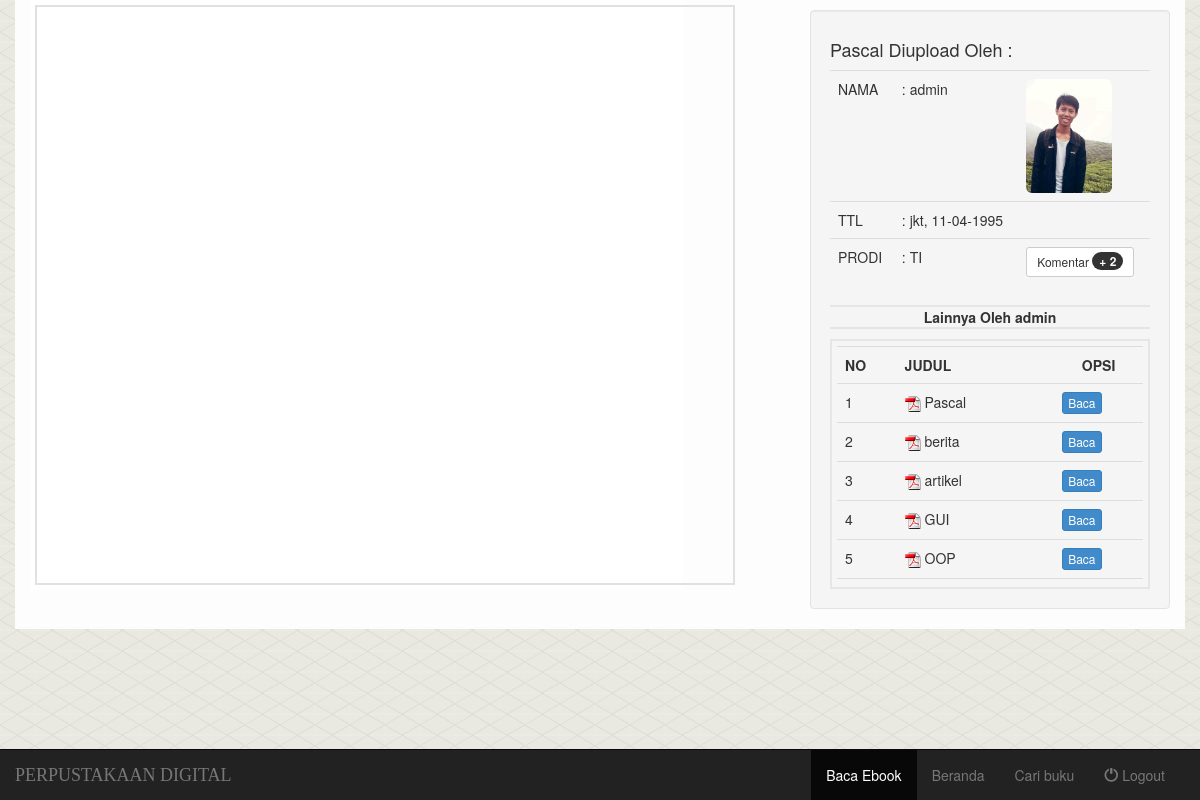
Page /user/bacaebookn.php?id=50 on the committed database.
### tables this page shows
CREATE TABLE `tb_file` (
  `id_file` int(11) NOT NULL AUTO_INCREMENT,
  `id_user` int(11) NOT NULL,
  `judul_file` varchar(35) NOT NULL,
  `kategori` text NOT NULL,
  `isi_file` text NOT NULL,
  `deskripsi` text NOT NULL,
  `tgl_upload` datetime NOT NULL,
  PRIMARY KEY (`id_file`)
);

CREATE TABLE `tb_user` (
  `id_user` int(11) NOT NULL AUTO_INCREMENT,
  `level` int(2) NOT NULL,
  `nama` varchar(30) NOT NULL,
  `npm` varchar(12) NOT NULL,
  `tempat` text NOT NULL,
  `tgl` text NOT NULL,
  `fakultas` text NOT NULL,
  `prodi` text NOT NULL,
  `jenis_kelamin` enum('L','P') NOT NULL,
  `syarat` enum('Y') NOT NULL,
  `foto` text NOT NULL,
  PRIMARY KEY (`id_user`)
);

CREATE TABLE `tb_foto` (
  `id_foto` int(11) NOT NULL AUTO_INCREMENT,
  `id_user` int(11) NOT NULL,
  `foto` text NOT NULL,
  PRIMARY KEY (`id_foto`)
);

### user/bacaebookn.php (the view, shortened to what this page needs)
<?php
$query = "select * from tb_file where id_file = '$_GET[id]'";
$a = mysql_query($query);
while($data = mysql_fetch_array($a)){
$idnyaf = $data['id_file'];
$lokasi = "../ebook/".$data['isi_file'];
?>
<!DOCTYPE html PUBLIC "-//W3C//DTD XHTML 1.0 Transitional//EN" "http://www.w3.org/TR/xhtml1/DTD/xhtml1-transitional.dtd">
<html xmlns="http://www.w3.org/1999/xhtml">
<head>
<link rel="stylesheet" href="../pengaturan/css/bootstrap.min.css" />
</head>
<body>
<div class="container" style="background:#fdfdfd">
<div class="row">
        	<div class="col-md-7">
            <div class="putih">
            <iframe id="ebooknya" src="<?php echo $lokasi ?>"></iframe>
            </div>
            </div>
            <div class="col-md-4" style="float:right">
            <?php
$idnya = $data['id_user'];
$cari_user = "SELECT * FROM tb_user WHERE id_user = '$idnya'";
$ambil = mysql_query($cari_user);
while ($usernya = mysql_fetch_array($ambil)) {
$id = $usernya['id_user'];
$nama = $usernya['nama'];
$ttl = $usernya['tempat'].', '.$usernya['tgl'];
$jurusan = $usernya['prodi'];?>
<div>
<div class="well" style="margin-top:10px;">
<h4><?php echo $data['judul_file']; ?> Diupload Oleh :</h4>
	<table width="600" border="0" class="table table-responsive">
  <tr>
    <td>NAMA </td>
    <td>:&nbsp;<?php echo $nama ?></td>
    <?php
$carifoto = "SELECT * FROM tb_foto where id_user = '$id'";
$ambilfoto = mysql_query($carifoto);
while($fotonya = mysql_fetch_array($ambilfoto)){
$lokasi_foto = "../foto/".$fotonya['foto'];
	?>
    <td><img class="img-responsive img-rounded" style="height:114px;width:86px;"src="<?php echo $lokasi_foto ?>" alt="<?php echo $nama ?>"><?php } ?></td>
  </tr>
  <tr>
    <td>TTL </td>
    <td>:&nbsp;<?php echo $ttl ?></td>
    <td>&nbsp;</td>
  </tr>
  <tr>
    <td>PRODI </td>
    <td>:&nbsp;<?php echo $jurusan ?></td>
    <td><button type="button" data-toggle="modal" data-target="#komentar" class=" btn btn-default btn-sm">Komentar <span class="badge">+ <?php $r = "SELECT * FROM tb_komentar WHERE id_file = '$idnyaf'"; $ha = mysql_query($r); $itunganya = mysql_num_rows($ha); echo $itunganya; ?></span></button></td>
  </tr>
</table>
	<div class="serupa" style="border-top:2px solid #e5e5e5">
    <center><strong><p style="border-bottom:2px solid #e5e5e5">Lainnya Oleh <?php echo $nama ?></p></strong></center>
    <div style="border:2px solid #e5e5e5;padding:5px;" id="scrol">
    <table class=" table table-responsive table-hover">
    <tr style="font-weight:bold"><td>NO</td><td>JUDUL</td><td colspan="2"><center>OPSI</center></td></tr>
	<?php
	$serupa = "SELECT * FROM tb_file WHERE id_user = '$data[id_user]' order by id_file desc";
	$ambilserupa = mysql_query($serupa);
	$nomoru=1;
	while($ini = mysql_fetch_array($ambilserupa)){
	echo '<tr><td>'.$nomoru++.'</td><td><img src="../pengaturan/img/pdf.gif"> '.$ini['judul_file'].'</td><td><a href="../aksi/bacaebookn.php?id='.$ini['id_file'].'"><button class ="btn btn-primary btn-xs">Baca</button></a></td></tr>';
	}
	?>
    </table>
    </div>
    </div>
</div>
</div>
</div>
</div>
<div class="nav navbar navbar-fixed-bottom navbar-inverse">
<div class="navbar-header">
<a class="navbar-brand" href="#" style="font-family:'Times New Roman', Times, serif">PERPUSTAKAAN DIGITAL</a>
</div>
<div>
<div class="collapse navbar-collapse" id="menu">
<ul class="nav navbar-nav navbar-right" style="margin-right:20px;">
<li class="active"><a href="#">Baca Ebook</a></li>
<li><a href="../proses_beranda.php">Beranda</a></li>
<li><a href="../proses_caribuku.php">Cari buku</a></li>
<li><a href="../logout.php"><span class="glyphicon glyphicon-off"></span> Logout</a></li>
</ul>
</div>
</div>
</div>
<?
}
}
?>
</body>
</html>

### user/bacaebookn.php (style rules this page uses)
body { background-image:url(../pengaturan/img/patter.png);background-repeat:repeat; }
.putih { background:#FFFFFF }
#ebooknya { height:580px;width:700px;padding:5px;border:2px solid #e1e1e1;margin-top:5px;margin-bottom:5px;margin-left:5px; }
#scrol { height:250px;overflow-y:scroll;overflow-style:marquee-line; }

### rows in the picture
tb_file: judul_file "Pascal"
tb_user: nama "admin", ttl "jkt, 11-04-1995", prodi "TI", itunganya "2"
tb_foto: foto (picture)
tb_file: judul_file "berita"
tb_file: judul_file "artikel"
tb_file: judul_file "GUI"
tb_file: judul_file "OOP"
